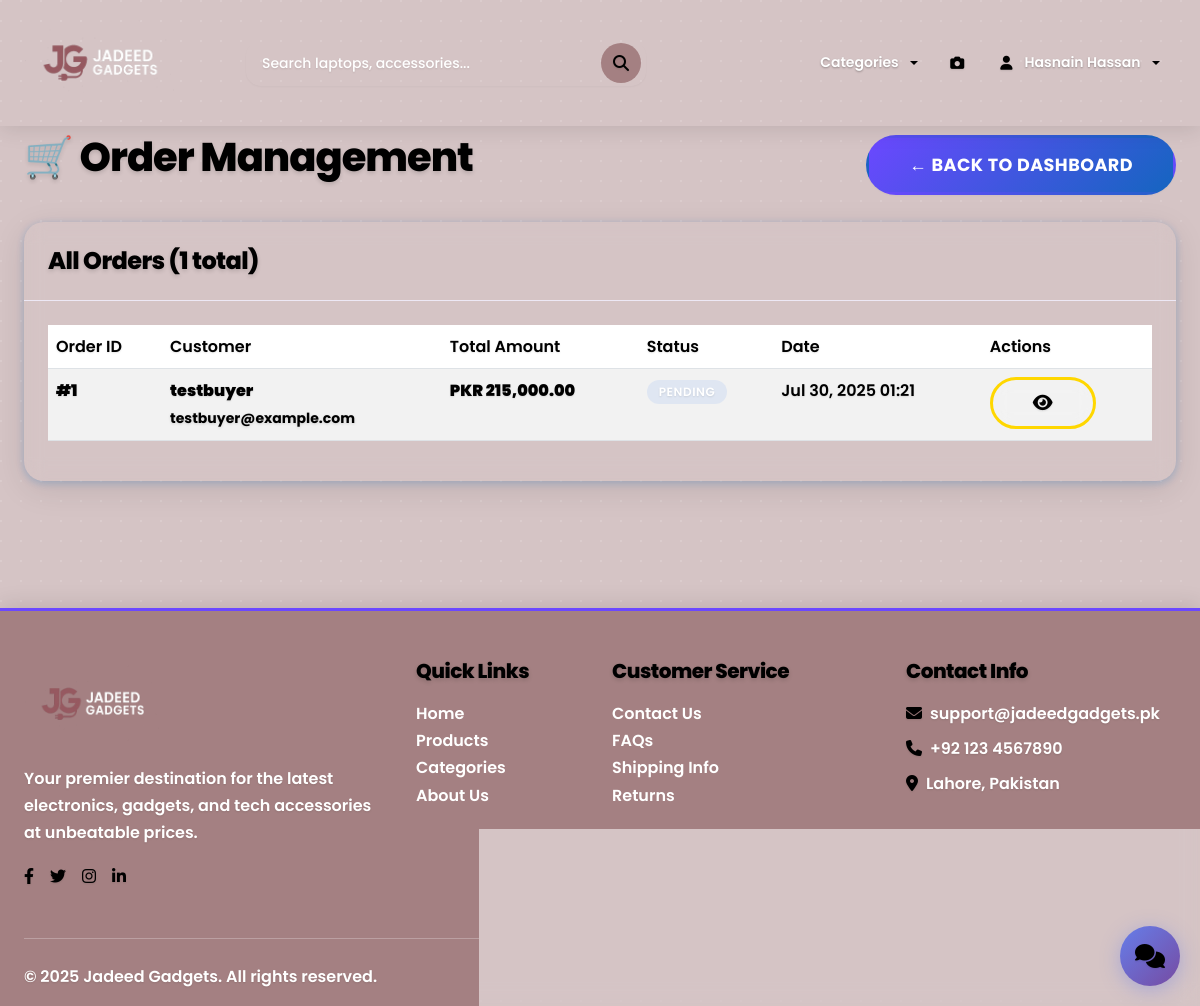
Screenshot of /accounts/admin-orders/ (signed in) with the database file from the repository.
### accounts/models.py (models this page shows, shortened)
class User(AbstractUser):
    ROLE_CHOICES = [
        ('buyer', 'Buyer'),
        ('seller', 'Seller'),
        ('admin', 'Admin'),
    ]
    role = models.CharField(max_length=10, choices=ROLE_CHOICES, default='buyer')
    email = models.EmailField(unique=True)
    wishlist = models.ManyToManyField('products.Product', related_name='wishlisted_by', blank=True)

### orders/models.py (models this page shows, shortened)
class Order(models.Model):
    STATUS_CHOICES = [
        ('pending', 'Pending'),
        ('processing', 'Processing'),
        ('shipped', 'Shipped'),
        ('delivered', 'Delivered'),
        ('cancelled', 'Cancelled'),
    ]
    PAYMENT_CHOICES = [
        ('cod', 'Cash on Delivery'),
        ('online', 'Online Payment'),
    ]
    user = models.ForeignKey(User, on_delete=models.CASCADE, related_name='orders')
    total_amount = models.DecimalField(max_digits=10, decimal_places=2)
    status = models.CharField(max_length=20, choices=STATUS_CHOICES, default='pending')
    payment_method = models.CharField(max_length=20, choices=PAYMENT_CHOICES, default='cod')
    created_at = models.DateTimeField(auto_now_add=True)
    updated_at = models.DateTimeField(auto_now=True)
    shipping_address = models.TextField()
    phone_number = models.CharField(max_length=20)
    customer_name = models.CharField(max_length=100, default='Unknown')
    class Meta:
        ordering = ['-created_at']

### accounts/views.py (the view)
# urls.py: path('admin-orders/', admin_orders, name='admin_orders'),
@admin_required
def admin_orders(request):
    orders = Order.objects.all().select_related('user').prefetch_related('items__product')
    return render(request, 'accounts/admin_orders.html', {'orders': orders})

### accounts/context_processors.py (called while the page is built, shortened)
def cart_context(request):
    cart_items_count = 0
    cart_total = 0
    return {
        'cart_items_count': cart_items_count,
        'cart_total': cart_total,
        'categories': Product.CATEGORY_CHOICES,
    }

### recommendations/context_processors.py (called while the page is built, shortened)
def recommendations_context(request):
    context = {}
    if request.user.is_authenticated:
        recommended_ids = get_recommendations_for_user(request.user, n=4)
        recommended_products = Product.objects.filter(
            id__in=recommended_ids,
            is_active=True
        )[:4]
        products_dict = {p.id: p for p in recommended_products}
        context['sidebar_recommendations'] = [
            products_dict[pid] for pid in recommended_ids
            if pid in products_dict
        ][:4]
    return context

### recommendations/recommender.py (called while the page is built, shortened)
def get_recommendations_for_user(user, n=10):
    return recommendation_engine.get_recommendations(user, n)

    def load_model(self):
        model_path = Path(__file__).parent / 'recommendation_model.pkl'
        return False

    def get_popular_products(self, n=10):
        cache_key = f'popular_products_{n}'
        popular = cache.get(cache_key)
        if popular is None:
            popular = list(Product.objects.filter(is_active=True)
                         .annotate(interaction_count=Count('userinteraction'))
                         .order_by('-interaction_count', '-rating', '-created_at')[:n]
                         .values_list('id', flat=True))
            cache.set(cache_key, popular, 3600)  # Cache for 1 hour
        return popular

    def get_category_based_recommendations(self, user, n=10):
        user_interactions = UserInteraction.objects.filter(user=user)
        if not user_interactions.exists():
            return self.get_popular_products(n)

    def get_collaborative_recommendations(self, user, n=10):
        if not self.load_model():
            return self.get_category_based_recommendations(user, n)

### templates/accounts/admin_orders.html (shortened to what this page needs)
{% extends 'base.html' %}
{% load humanize %}
{% block content %}
<div class="container mt-4">
    <div class="row">
        <div class="col-12">
            <div class="d-flex justify-content-between align-items-center mb-4">
                <h2>🛒 Order Management</h2>
                <a href="{% url 'admin_dashboard' %}" class="btn btn-secondary">← Back to Dashboard</a>
            </div>
            <div class="card">
                <div class="card-header">
                    <h5 class="mb-0">All Orders ({{ orders.count }} total)</h5>
                </div>
                <div class="card-body">
                    {% if orders %}
                        <div class="table-responsive">
                            <table class="table table-striped">
                                <thead>
                                    <tr>
                                        <th>Order ID</th>
                                        <th>Customer</th>
                                        <th>Total Amount</th>
                                        <th>Status</th>
                                        <th>Date</th>
                                        <th>Actions</th>
                                    </tr>
                                </thead>
                                <tbody>
                                    {% for order in orders %}
                                    <tr>
                                        <td>
                                            <strong>#{{ order.id }}</strong>
                                        </td>
                                        <td>
                                            <strong>{{ order.user.username }}</strong>
                                            <br>
                                            <small class="text-muted">{{ order.user.email|default:"No email" }}</small>
                                        </td>
                                        <td>
                                            <strong>PKR {{ order.total_amount|default:"0.00"|floatformat:2|intcomma }}</strong>
                                        </td>
                                        <td>
                                            <span class="badge badge-info">{{ order.status|default:"Pending" }}</span>
                                        </td>
                                        <td>
                                            {{ order.created_at|date:"M d, Y H:i" }}
                                        </td>
                                        <td>
                                            <div class="btn-group" role="group">
                                                <button class="btn btn-sm btn-outline-primary" title="View Details">
                                                    <i class="fas fa-eye"></i>
                                                </button>
                                            </div>
                                        </td>
                                    </tr>
                                    {% endfor %}
                                </tbody>
                            </table>
                        </div>
                    {% else %}
                        <div class="text-center py-5">
                            <i class="fas fa-shopping-cart fa-3x text-muted mb-3"></i>
                            <h5 class="text-muted">No orders found</h5>
                            <p class="text-muted">Orders will appear here once customers start making purchases.</p>
                        </div>
                    {% endif %}
                </div>
            </div>
        </div>
    </div>
</div>
{% endblock %}

### templates/base.html (shortened to what this page needs)
{% load static %}
<!DOCTYPE html>
<html lang="en">
<head>
    <link href="https://cdn.jsdelivr.net/npm/bootstrap@5.3.2/dist/css/bootstrap.min.css" rel="stylesheet">
    <link rel="stylesheet" href="https://cdnjs.cloudflare.com/ajax/libs/font-awesome/6.4.0/css/all.min.css">
    <link rel="stylesheet" href="{% static 'css/style.css' %}">
    <link rel="stylesheet" href="https://cdn.jsdelivr.net/npm/swiper@9/swiper-bundle.min.css">
</head>
<body>
    <nav class="navbar navbar-expand-lg navbar-light fixed-top">
        <div class="container">
            <a class="navbar-brand" href="{% url 'home' %}">
                <img src="{% static 'images/logo2.png' %}" alt="Logo" class="me-2" style="height: 100px; width: auto">
            </a>
            <div class="d-none d-lg-block mx-4 flex-grow-1">
                <form method="get" action="{% url 'home' %}" class="search-form">
                    <input type="text" name="q" value="{{ request.GET.q }}"
                           placeholder="Search laptops, accessories..." class="search-input form-control" autocomplete="off">
                    <button type="submit" class="search-btn" title="Search">
                        <i class="fas fa-search"></i>
                    </button>
                </form>
            </div>
            <div class="collapse navbar-collapse" id="navbarNav">
                <ul class="navbar-nav ms-auto align-items-center">
                    <li class="nav-item dropdown">
                        <a class="nav-link dropdown-toggle nav-link-custom" href="#" role="button"
                           data-bs-toggle="dropdown" aria-expanded="false">
                            Categories
                        </a>
                    </li>
                      <li class="nav-item">
                        <a class="nav-link nav-link-custom" href="{% url 'visual_search' %}" title="Visual Search">
                            <i class="fas fa-camera me-1"></i>
                        </a>
                    </li>
                    {% if user.is_authenticated %}
                        <li class="nav-item dropdown">
                            <a class="nav-link dropdown-toggle nav-link-custom" href="#" role="button"
                               data-bs-toggle="dropdown">
                                <i class="fas fa-user me-1"></i>{{ user.username }}
                            </a>
                        </li>
                    {% endif %}
                </ul>
            </div>
        </div>
    </nav>
    <main class="main-content">
        <div style="margin-top: 100px;">
            {% block content %}
            {% endblock %}
        </div>
    </main>
    <footer class="footer mt-5">
        <div class="container">
            <div class="row">
                <div class="col-md-4 mb-4">
                    <h5 class="mb-3">
                        <img src="{% static 'images/logo2.png' %}" alt="Logo" class="me-2" style="height: 90px; width: auto;">
                    </h5>
                    <p class="text-light">Your premier destination for the latest electronics, gadgets, and tech accessories at unbeatable prices.</p>
                    <div class="d-flex gap-3">
                        <a href="#" class="text-light"><i class="fab fa-facebook-f"></i></a>
                        <a href="#" class="text-light"><i class="fab fa-twitter"></i></a>
                        <a href="#" class="text-light"><i class="fab fa-instagram"></i></a>
                        <a href="#" class="text-light"><i class="fab fa-linkedin-in"></i></a>
                    </div>
                </div>
                <div class="col-md-2 mb-4">
                    <h6 class="mb-3">Quick Links</h6>
                    <ul class="list-unstyled">
                        <li><a href="{% url 'home' %}" class="text-light text-decoration-none">Home</a></li>
                        <li><a href="#" class="text-light text-decoration-none">Products</a></li>
                        <li><a href="#" class="text-light text-decoration-none">Categories</a></li>
                        <li><a href="#" class="text-light text-decoration-none">About Us</a></li>
                    </ul>
                </div>
                <div class="col-md-3 mb-4">
                    <h6 class="mb-3">Customer Service</h6>
                    <ul class="list-unstyled">
                        <li><a href="#" class="text-light text-decoration-none">Contact Us</a></li>
                        <li><a href="#" class="text-light text-decoration-none">FAQs</a></li>
                        <li><a href="#" class="text-light text-decoration-none">Shipping Info</a></li>
                        <li><a href="#" class="text-light text-decoration-none">Returns</a></li>
                    </ul>
                </div>
                <div class="col-md-3 mb-4">
                    <h6 class="mb-3">Contact Info</h6>
                    <p class="text-light mb-2">
                        <i class="fas fa-envelope me-2"></i>support@jadeedgadgets.pk
                    </p>
                    <p class="text-light mb-2">
                        <i class="fas fa-phone me-2"></i>+92 123 4567890
                    </p>
                    <p class="text-light mb-0">
                        <i class="fas fa-map-marker-alt me-2"></i>Lahore, Pakistan
                    </p>
                </div>
            </div>
            <hr class="my-4 text-light">
            <div class="row align-items-center">
                <div class="col-md-6">
                    <p class="text-light mb-0">&copy; 2025 Jadeed Gadgets. All rights reserved.</p>
                </div>
                <div class="col-md-6 text-md-end">
                    <p class="text-light mb-0">Made with <i class="fas fa-heart text-danger"></i> in Pakistan</p>
                </div>
            </div>
        </div>
    </footer>
    {% include 'chatbot/chatbox_fixed.html' %}
</body>
</html>

### rows the page displays
User: username "Hasnain Hassan"
Order: id "1", user.username "testbuyer", user.email "testbuyer@example.com", total_amount "215,000.00", status "PENDING", created_at "Jul 30, 2025 01:21"

### other values shown
{{ orders.count }} "1"
